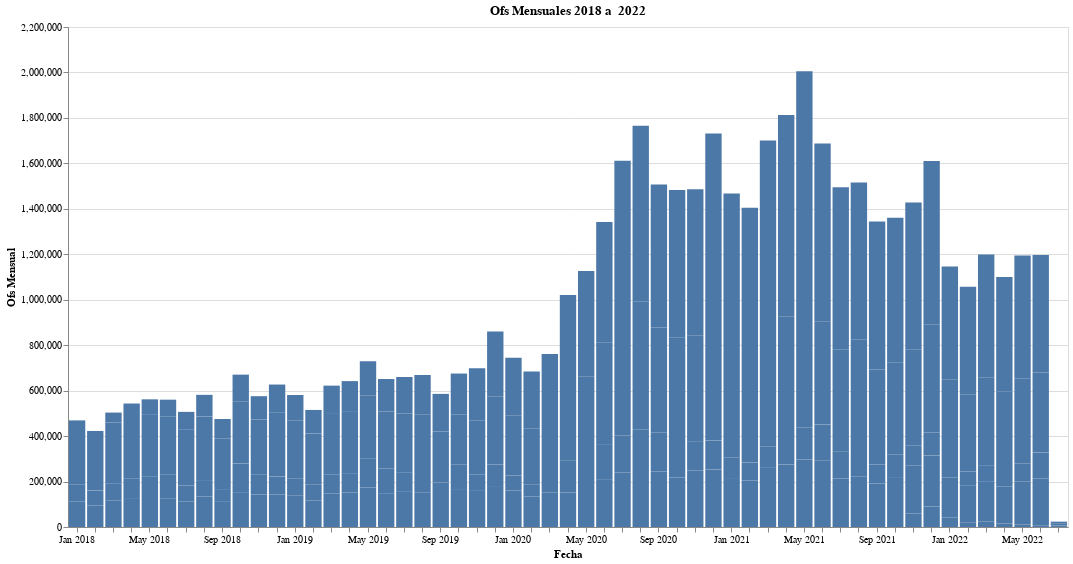

Source (notebook cell):
### Code cell
ofs= alt.Chart(venta_mensual).mark_bar().encode(
    alt.X('yearmonth(Fecha Nominal):N', title='Fecha'),
    alt.Y('Ofs:Q', title='Ofs Mensual'), 
).properties(
    width=1000,
    height=500,
    title='Ofs Mensuales 2018 a  2022'
)
ofs

### Figure 1 — Vega-Lite specification as saved in the notebook (floating-point values rounded to 4 significant figures; data arrays with more than 128 entries replaced by an {"elided": "..."} marker saying what was removed)
{"config": {"view": {"continuousWidth": 400, "continuousHeight": 300}}, "data": {"name": "data-3efd5ec940e643de8981b4671af07599"}, "mark": "bar", "encoding": {"x": {"field": "Fecha Nominal", "timeUnit": "yearmonth", "title": "Fecha", "type": "nominal"}, "y": {"field": "Ofs", "title": "Ofs Mensual", "type": "quantitative"}}, "height": 500, "title": "Ofs Mensuales 2018 a  2022", "width": 1000, "$schema": "https://vega.github.io/schema/vega-lite/v4.17.0.json", "datasets": {"data-3efd5ec940e643de8981b4671af07599": {"elided": "229 records"}}}
